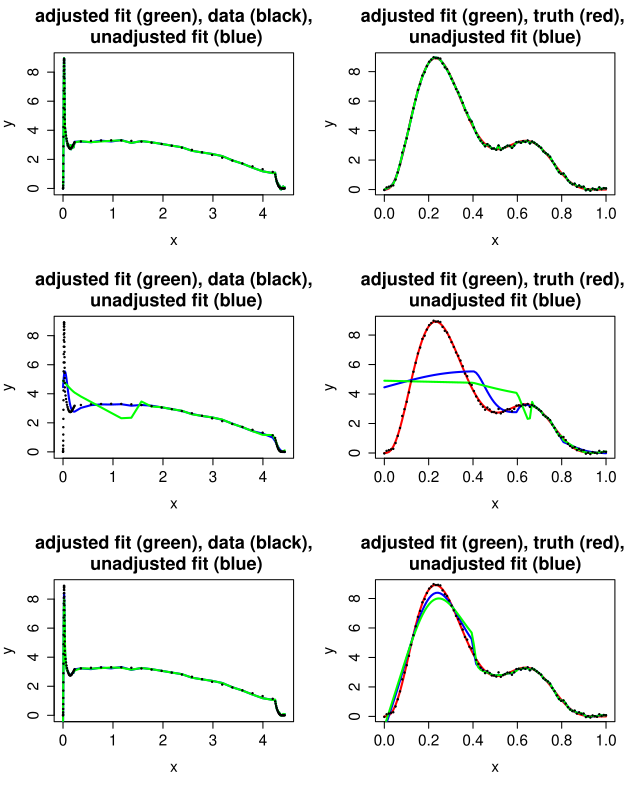

Reproduce this figure in R.
# see what models are fit when they have the same EDF

set.seed(1)

# import some libraries and do the setup as in tpintexp.R


library(mgcv)
# code to do the squashing
source("squash.R")
# code for the thin plate adjustment
source("smooth.c.R")

n<-100
x<-seq(0,1,len=n)
y <- 0.2 * x^11 * (10 * (1 - x))^6 + 10 * (10*x)^3 * (1 - x)^10

k<-80
method<-"GCV.Cp"
#method<-"REML"
basis<-"mdstp"

noise<-rep(0,length(x))
noise<-rnorm(length(x))*0.2

dat<-data.frame(x=x,y=y+noise)

###### now do some squashing...
lims<-c(0,0.4,0.6,0.8,1)
sq<-c(1/0.09,1,1/20,1)
# do the squashing
x.m<-squash(x,lims,sq)
dat.m<-data.frame(x=x.m,y=y+noise)

# x values for prediction 
newdat<-data.frame(x=seq(0,1,len=500))
newdat.m<-data.frame(x=squash(seq(0,1,len=500),lims,sq))

##### fixing...
alim<-min(x)
blim<-max(x)
N<-1000
xs<-alim+(1:N -0.5)*(blim-alim)/N
dens<-c(rep(sq[1],sum(xs<=lims[2])),
        rep(sq[2],sum(xs>lims[2] & xs<=lims[3])),
        rep(sq[3],sum(xs>lims[3] & xs<=lims[4])),
        rep(sq[4],sum(xs>lims[4] & xs<=lims[5])))


# now time to fit some models

par(mfrow=c(3,2))
#par(mfrow=c(1,2))



# set sp

# 1) EDF=71 (ish) 2) EDF= 19 3) EDF=42
sp.fix<-c(2.3e-06, 0.4, 0.0013) 
sp.s<-c(0.000000001,0.00024,0.00000025)
edf<-c(71,19,42)


for (i in 1:3){
   b.fix<-gam(y~s(x,k=k,bs=basis,xt=list(dens=dens)),data=dat.m,method=method,sp=sp.fix[i])
   
   b.s<-gam(y~s(x,k=k),data=dat.m,method=method,sp=sp.s[i])
   
   cat("unfixed EDF=",sum(b.s$edf),"\n")
   cat("fixed EDF=",sum(b.fix$edf),"\n")
   cat("correlation=",cor(predict(b.s,newdat.m),predict(b.fix,newdat.m)),"\n")
   
   # plot in squashed space
   plot(x=x.m,y=y+noise,main="adjusted fit (green), data (black),\n unadjusted fit (blue)",type="n",xlim=c(0,max(x.m)),xlab="x",ylab="y")
   lines(x=newdat.m$x,y=predict(b.s,newdat.m),col="blue",lwd=2)
   lines(x=newdat.m$x,y=predict(b.fix,newdat.m),col="green",lwd=2)
   points(x.m,y+noise,pch=19,cex=0.3)
   legend(1,6,paste("unfixed EDF =",round(sum(b.s$edf),1),
                    "\nfixed EDF     =",round(sum(b.fix$edf),1)),bty="n")


   # unsquashed space
   plot(x=x,y=y,main="adjusted fit (green), truth (red), \nunadjusted fit (blue)",type="n",xlim=c(0,1),xlab="x",ylab="y")
   lines(x=x,y=y,lwd=2,col="red")
   lines(x=newdat$x,y=predict(b.s,newdat.m),col="blue",lwd=2)
   lines(x=newdat$x,y=predict(b.fix,newdat.m),col="green",lwd=2)
   points(x=x,y=y+noise,pch=19,cex=0.3)
}


# check that \beta^TS\beta is correct...
pr<-seq(0,max(x.m),len=1000)
eps<-1e-6

fd<-(predict(b.fix,list(x=pr+2*eps))-
     2*predict(b.fix,list(x=pr+eps))+
     predict(b.fix,list(x=pr)))/eps^2

sbs1<-sum(fd^2)

beta<-b.fix$coefficients[2:length(b.fix$coefficients)]
S<-b.fix$smooth[[1]]$S[[1]]

sbs2<-t(beta)%*%S%*%beta

cat("diff in penalty term =",abs(sbs1-sbs2),"\n")
